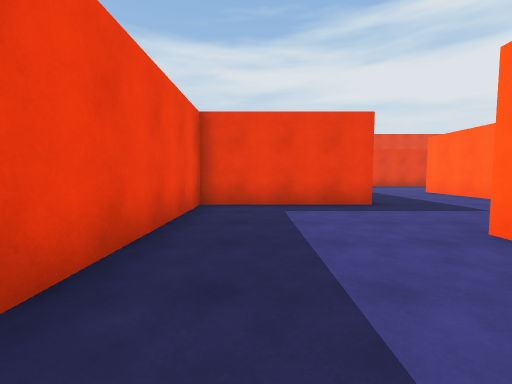
[1] (above)

22 first-person views from a walk through a 3-D level made in the Unity game engine. The camera is 1.3 m above the floor, tilts 4° down and sees 90° across. The floor is counted in squares, 2 m on a side. Each view is taken from the middle of a square. On the plan, view 1 faces up. The plan holds only what a view shows up to about 9 squares ahead; the rest is blank. The place goes on beyond the plan. The player is left out.

[2]
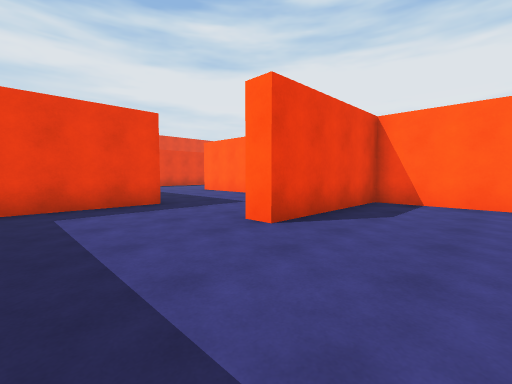

[3]
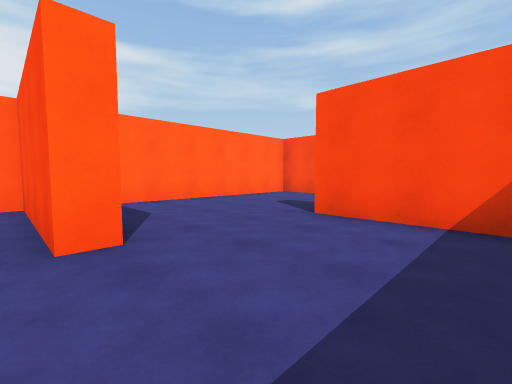

[4]
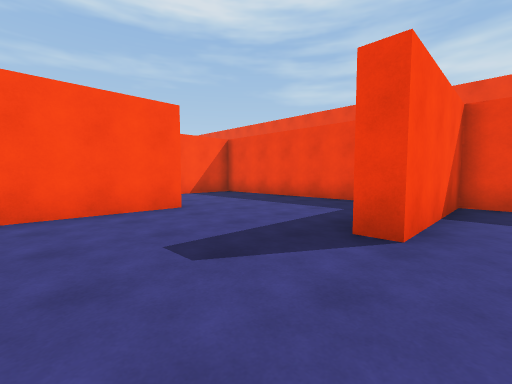

[5]
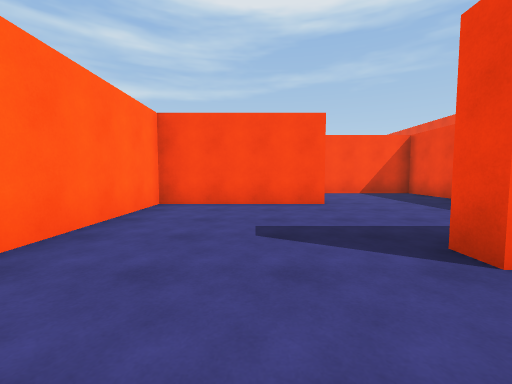

[6]
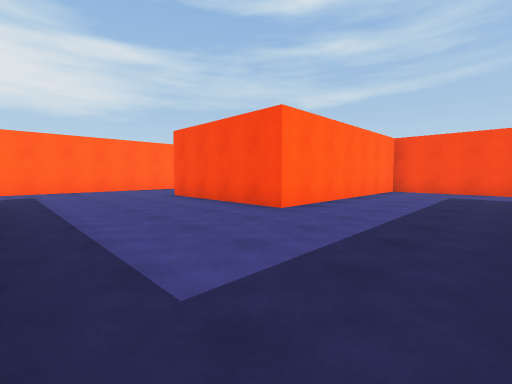

[7]
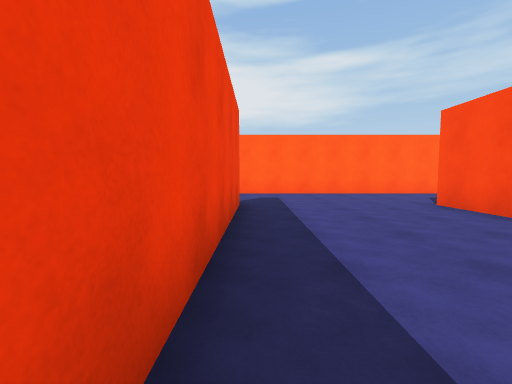

[8]
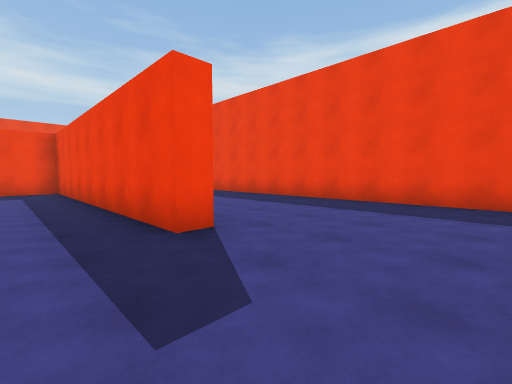

[9]
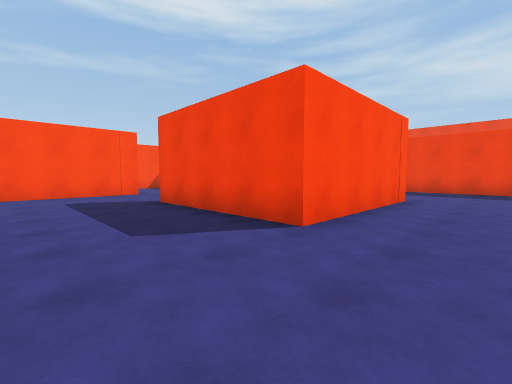

[10]
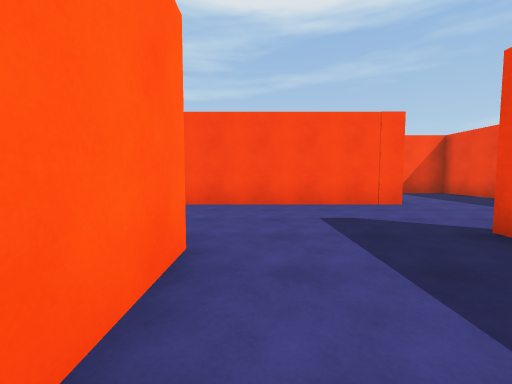

[11]
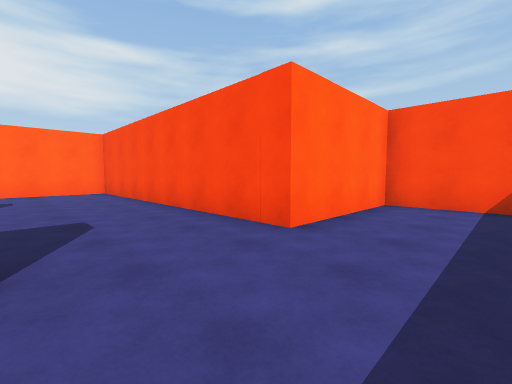

[12]
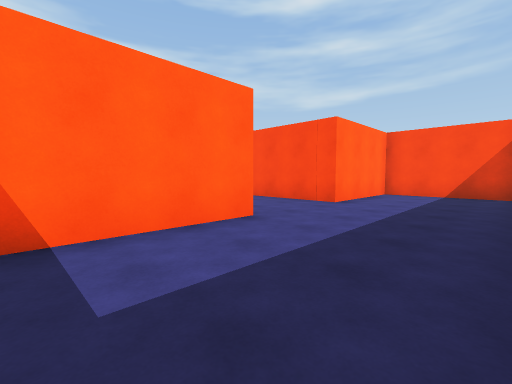

[13]
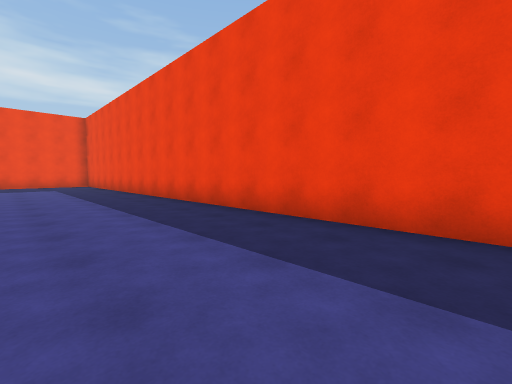

[14]
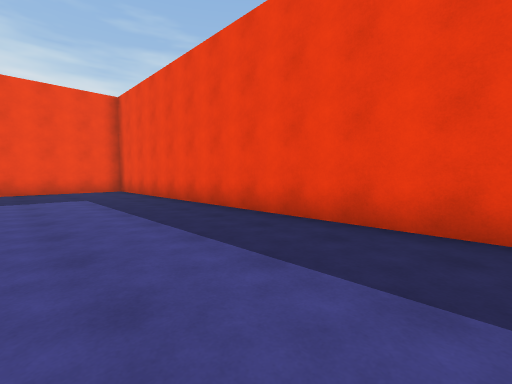

[15]
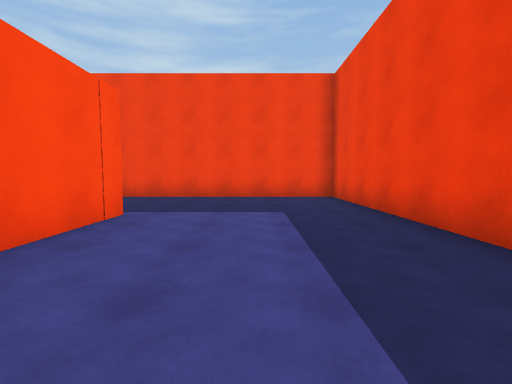

[16]
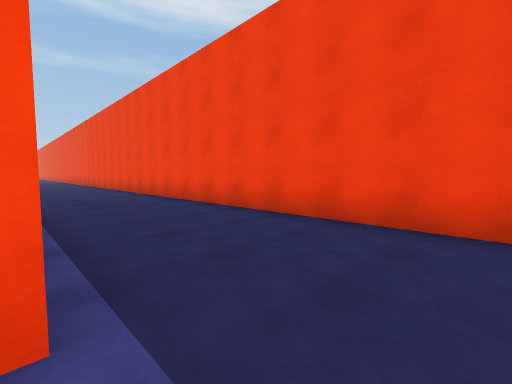

[17]
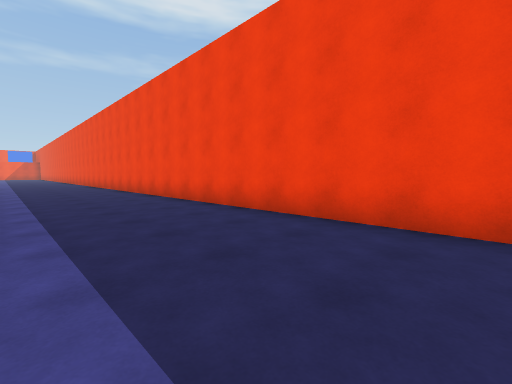

[18]
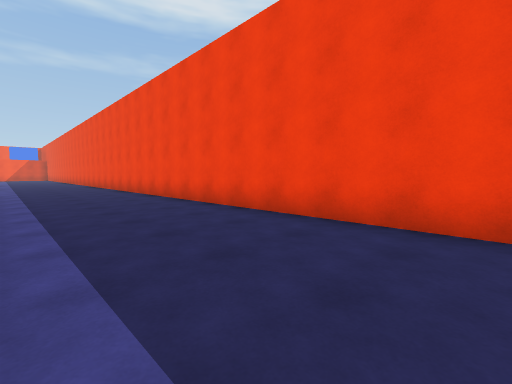

[19]
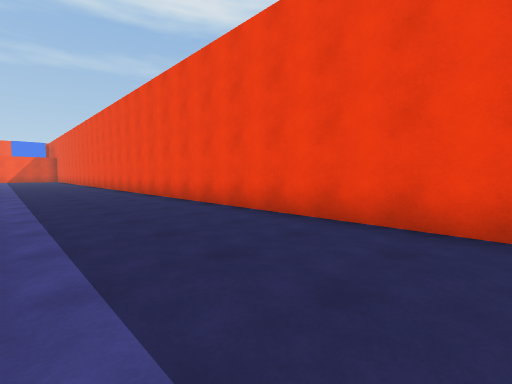

[20]
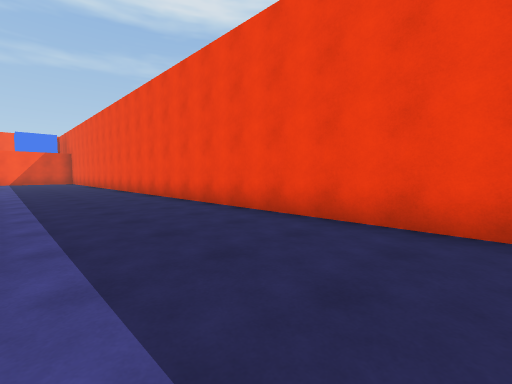

[21]
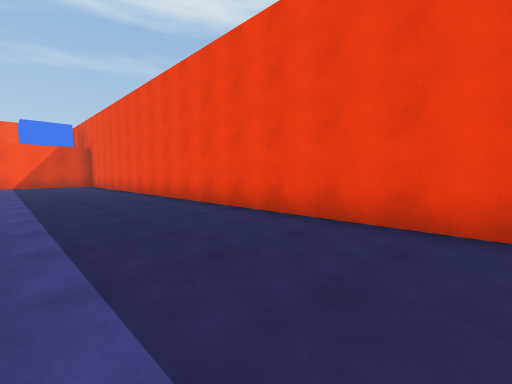

[22]
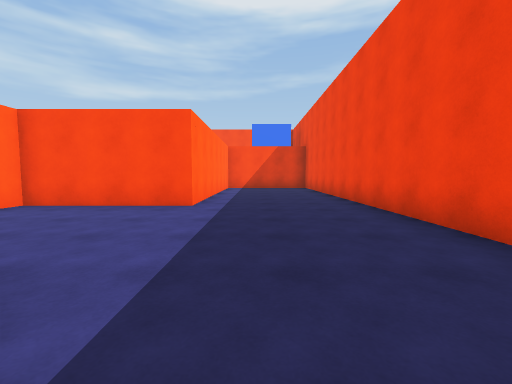

### Floor plan
Points are (right, up) in squares from view 1. A wall is a line through its corners. A room is listed if a view was taken in it or the views show most of it. See-through windows are left out.
Room 1 (views 1, 2, 3, 4, 5)
walls: (2.5, -4.5) (6.1, -4.5) (6.1, 2.2) (2.5, 2.2) (2.5, 2.7); (-1.2, -2.8) (-1.2, -7.7) (1.8, -7.7); (1.5, 5.4) (-1.2, 5.4) (-1.2, -0.7) (2.3, -0.7) (2.3, -1.2)
ways out: opening at (1.5, 4.5) to room 2; opening at (1.5, -6.5)
Room 2 (views 6, 7, 8, 9, 10, 11, 12, 13, 14, 15, 16, 17, 18, 19, 20, 21, 22)
walls: (2.5, 2.7) (6.1, 2.7) (6.1, 9.2) (10.4, 9.2) (10.4, 5.1); (2.5, 5.4) (1.5, 5.4); (6.6, 1.2) (6.6, -0.7) (9.9, -0.7) (9.9, 2.5) (17.5, 2.5); (9.9, 5.1) (9.9, 8.1); (13.6, 5.8) (13.6, 13.6); (-2.1, 13.9) (0, 13.9); (10.4, 13.9) (10.4, 13.3) (2.5, 13.3) (2.5, 8.8); (13.1, 18.2) (-5.3, 18.2) (-5.3, -26); (-1.7, -26) (-1.7, -22.2) (1.8, -22.2)
ways out: opening at (1.5, 4.5) to room 1

Positions as (right, up) in squares from view 1, and headings:
1: (0, 0), facing up
2: (0, 0), facing up-right
3: (0, 3), facing down-right
4: (5, 0), facing down-left
5: (4, 1), facing down
6: (3, 13), facing down-right
7: (5, 13), facing right
8: (13, 12), facing up-left
9: (13, 11), facing down-left
10: (13, 8), facing down
11: (8, 5), facing down-right
12: (7, 8), facing down-right
13: (10, 15), facing up-left
14: (5, 15), facing up-left
15: (2, 16), facing left
16: (-2, 15), facing down-left
17: (-2, 9), facing down-left
18: (-2, 3), facing down-left
19: (-2, -3), facing down-left
20: (-2, -9), facing down-left
21: (-2, -14), facing down-left
22: (-3, -17), facing down
